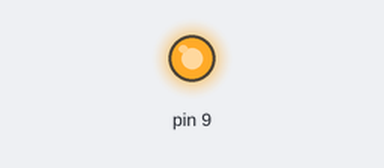
This sketch was run on a simulated Arduino Uno, built with avr-gcc and run on an emulated ATmega328P. On the bench: output pins drawn as LEDs (lit = HIGH).

Above: at 1.5 s.
At 3.5 s:
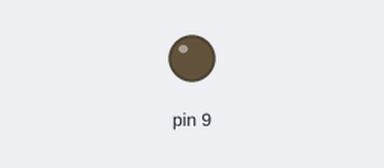
Timing chart, 0 to 5.2 s (numbered marks = the images above):
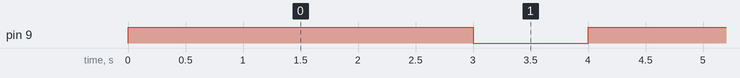

Measured:
- by itself, pin 9: alternates HIGH for 3.0 s and LOW for 1.0 s

The sketch:

exercise_1a.ino
```cpp
#define F_CPU 16000000UL
#include <avr/io.h>
#include <util/delay.h>

int main(void) {

    DDRB |= (1 << DDB1);      // Stel PB1 (pin 9) in als output

    while (1) {
        // LED aan
        PORTB |= (1 << PORTB1);
        _delay_ms(3000);

        // LED uit
        PORTB &= ~(1 << PORTB1);
        _delay_ms(1000);
    }

    return 0;
}
```
